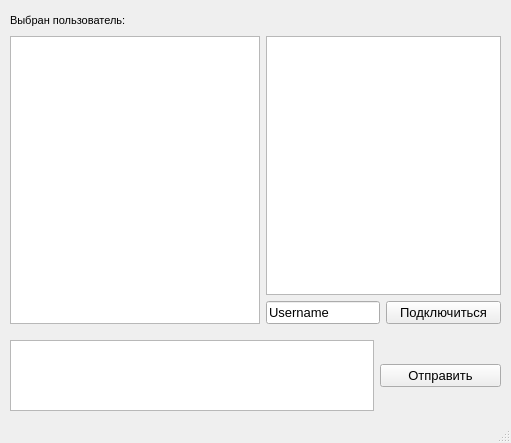
<?xml version="1.0" encoding="UTF-8"?>
<ui version="4.0">
 <class>Client</class>
 <widget class="QMainWindow" name="Client">
  <property name="geometry">
   <rect>
    <x>0</x>
    <y>0</y>
    <width>511</width>
    <height>443</height>
   </rect>
  </property>
  <property name="windowTitle">
   <string>MainWindow</string>
  </property>
  <widget class="QWidget" name="centralwidget">
   <layout class="QVBoxLayout" name="verticalLayout">
    <property name="leftMargin">
     <number>5</number>
    </property>
    <property name="topMargin">
     <number>5</number>
    </property>
    <property name="rightMargin">
     <number>5</number>
    </property>
    <property name="bottomMargin">
     <number>5</number>
    </property>
    <item>
     <layout class="QGridLayout" name="gridLayout">
      <property name="leftMargin">
       <number>5</number>
      </property>
      <property name="topMargin">
       <number>5</number>
      </property>
      <property name="rightMargin">
       <number>5</number>
      </property>
      <property name="bottomMargin">
       <number>5</number>
      </property>
      <item row="2" column="2">
       <widget class="QPushButton" name="BtnConnect">
        <property name="maximumSize">
         <size>
          <width>121</width>
          <height>16777215</height>
         </size>
        </property>
        <property name="font">
         <font>
          <pointsize>10</pointsize>
         </font>
        </property>
        <property name="text">
         <string>Подключиться</string>
        </property>
       </widget>
      </item>
      <item row="1" column="0" rowspan="2">
       <widget class="QTextBrowser" name="Chat">
        <property name="font">
         <font>
          <pointsize>10</pointsize>
         </font>
        </property>
        <property name="cursor" stdset="0">
         <cursorShape>IBeamCursor</cursorShape>
        </property>
       </widget>
      </item>
      <item row="2" column="1">
       <widget class="QLineEdit" name="Username">
        <property name="maximumSize">
         <size>
          <width>121</width>
          <height>16777215</height>
         </size>
        </property>
        <property name="font">
         <font>
          <pointsize>10</pointsize>
         </font>
        </property>
        <property name="text">
         <string>Username</string>
        </property>
       </widget>
      </item>
      <item row="1" column="1" colspan="2">
       <widget class="QListWidget" name="UserList">
        <property name="font">
         <font>
          <family>MS Shell Dlg 2</family>
          <pointsize>10</pointsize>
         </font>
        </property>
        <property name="focusPolicy">
         <enum>Qt::ClickFocus</enum>
        </property>
        <property name="contextMenuPolicy">
         <enum>Qt::NoContextMenu</enum>
        </property>
        <property name="styleSheet">
         <string notr="true"/>
        </property>
        <property name="frameShape">
         <enum>QFrame::StyledPanel</enum>
        </property>
        <property name="frameShadow">
         <enum>QFrame::Sunken</enum>
        </property>
        <property name="midLineWidth">
         <number>1</number>
        </property>
        <property name="horizontalScrollBarPolicy">
         <enum>Qt::ScrollBarAsNeeded</enum>
        </property>
        <property name="editTriggers">
         <set>QAbstractItemView::NoEditTriggers</set>
        </property>
        <property name="tabKeyNavigation">
         <bool>false</bool>
        </property>
        <property name="alternatingRowColors">
         <bool>false</bool>
        </property>
        <property name="selectionMode">
         <enum>QAbstractItemView::NoSelection</enum>
        </property>
        <property name="selectionBehavior">
         <enum>QAbstractItemView::SelectItems</enum>
        </property>
        <property name="viewMode">
         <enum>QListView::ListMode</enum>
        </property>
        <property name="itemAlignment">
         <set>Qt::AlignLeading</set>
        </property>
       </widget>
      </item>
      <item row="0" column="0" colspan="3">
       <widget class="QLabel" name="InterlocutorLbl">
        <property name="sizePolicy">
         <sizepolicy hsizetype="Expanding" vsizetype="Fixed">
          <horstretch>0</horstretch>
          <verstretch>0</verstretch>
         </sizepolicy>
        </property>
        <property name="minimumSize">
         <size>
          <width>0</width>
          <height>20</height>
         </size>
        </property>
        <property name="font">
         <font>
          <pointsize>8</pointsize>
         </font>
        </property>
        <property name="text">
         <string>Выбран пользователь: </string>
        </property>
       </widget>
      </item>
     </layout>
    </item>
    <item>
     <layout class="QHBoxLayout" name="horizontalLayout">
      <property name="leftMargin">
       <number>5</number>
      </property>
      <property name="topMargin">
       <number>5</number>
      </property>
      <property name="rightMargin">
       <number>5</number>
      </property>
      <property name="bottomMargin">
       <number>5</number>
      </property>
      <item>
       <widget class="QTextBrowser" name="TextEdit">
        <property name="sizePolicy">
         <sizepolicy hsizetype="Expanding" vsizetype="Minimum">
          <horstretch>0</horstretch>
          <verstretch>0</verstretch>
         </sizepolicy>
        </property>
        <property name="minimumSize">
         <size>
          <width>0</width>
          <height>71</height>
         </size>
        </property>
        <property name="font">
         <font>
          <pointsize>10</pointsize>
         </font>
        </property>
        <property name="cursor" stdset="0">
         <cursorShape>IBeamCursor</cursorShape>
        </property>
        <property name="textInteractionFlags">
         <set>Qt::LinksAccessibleByKeyboard|Qt::LinksAccessibleByMouse|Qt::TextBrowserInteraction|Qt::TextEditable|Qt::TextEditorInteraction|Qt::TextSelectableByKeyboard|Qt::TextSelectableByMouse</set>
        </property>
       </widget>
      </item>
      <item>
       <widget class="QPushButton" name="BtnSend">
        <property name="sizePolicy">
         <sizepolicy hsizetype="Minimum" vsizetype="Fixed">
          <horstretch>0</horstretch>
          <verstretch>0</verstretch>
         </sizepolicy>
        </property>
        <property name="minimumSize">
         <size>
          <width>121</width>
          <height>0</height>
         </size>
        </property>
        <property name="maximumSize">
         <size>
          <width>121</width>
          <height>16777215</height>
         </size>
        </property>
        <property name="font">
         <font>
          <pointsize>10</pointsize>
         </font>
        </property>
        <property name="text">
         <string>Отправить</string>
        </property>
       </widget>
      </item>
     </layout>
    </item>
   </layout>
  </widget>
  <widget class="QMenuBar" name="menubar">
   <property name="geometry">
    <rect>
     <x>0</x>
     <y>0</y>
     <width>511</width>
     <height>25</height>
    </rect>
   </property>
  </widget>
  <widget class="QStatusBar" name="statusbar"/>
 </widget>
 <resources/>
 <connections/>
</ui>
